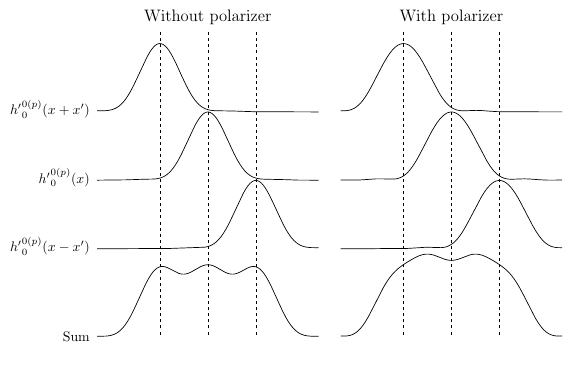

This chart was generated by the following Python code:
import numpy as np
from util import *
import matplotlib.pyplot as plt
import matplotlib

f, axs = plt.subplots(1, 2, figsize=(6,4),
                      gridspec_kw={'width_ratios':[1,1], 'hspace':0.1, 'wspace':0.1})
w = 1.5
h = 4.5
NA = 1.0

x = np.linspace(-w, w, 2**10)

pols = [None, 0]
s = 0.65*NA

for i, pol in enumerate(pols):
    print(pol)
    center = h00(x, phi=0, NA=NA, n=1.33, phi_p=pol)
    shiftr = h00(x-s, phi=0, NA=NA, n=1.33, phi_p=pol)
    shiftl = h00(x+s, phi=0, NA=NA, n=1.33, phi_p=pol)

    axs[i].plot(x, shiftl + 3.3, '-k', lw=0.5)
    axs[i].plot(x, center + 2.3, '-k', lw=0.5)
    axs[i].plot(x, shiftr + 1.3, '-k', lw=0.5)
    axs[i].plot(x, center + shiftl + shiftr, '-k', lw=0.5)
    axs[i].plot([s,s], [-100, 100], ':k', lw=0.5)
    axs[i].plot([-s,-s], [-100, 100], ':k', lw=0.5)    
    axs[i].plot([0,0], [-100, 100], ':k', lw=0.5)

    axs[i].set_xlim([-w,w])
    axs[i].set_ylim([0,h])

axs[0].annotate(r"${h'}_0^{0(p)}(x + x')$", xy=(0,0), xytext=(-1.6, 3.3), textcoords='data', ha='right', va='center')
axs[0].annotate(r"${h'}_0^{0(p)}(x)$", xy=(0,0), xytext=(-1.6, 2.3), textcoords='data', ha='right', va='center')
axs[0].annotate(r"${h'}_0^{0(p)}(x - x')$", xy=(0,0), xytext=(-1.6, 1.3), textcoords='data', ha='right', va='center')
axs[0].annotate(r"Sum", xy=(0,0), xytext=(-1.6, 0), textcoords='data', ha='right', va='center')
axs[0].set_title(r"Without polarizer")
axs[1].set_title(r"With polarizer")

axs[0].set_axis_off()
axs[1].set_axis_off()

# Plot PSFs
plt.savefig('psf-min.pdf', bbox_inches='tight')
